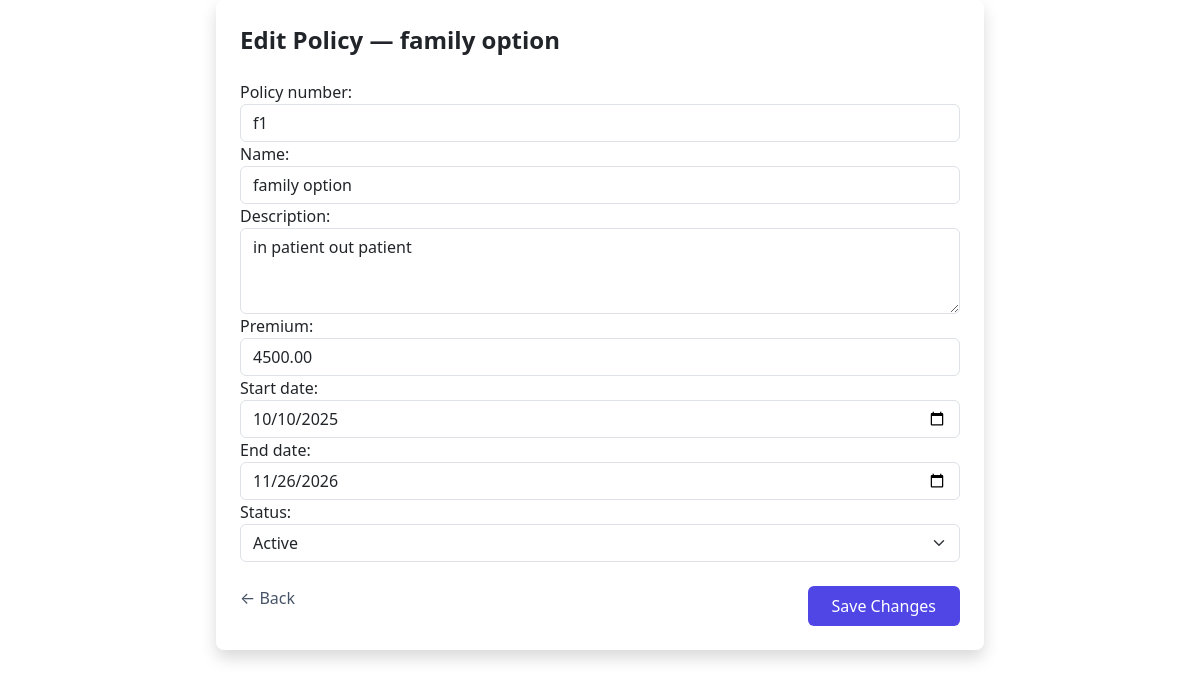
Screenshot of /policies/2/edit/ (signed in) with the database file from the repository.
### insurance/models.py (models this page shows, shortened)
class Policy(models.Model):
    policy_number = models.CharField(max_length=120, unique=True)
    name = models.CharField(max_length=200)
    description = models.TextField(blank=True)
    premium = models.DecimalField(max_digits=12, decimal_places=2)
    start_date = models.DateField(null=True, blank=True)
    end_date = models.DateField(null=True, blank=True)
    status = models.CharField(
        max_length=20,
        choices=[
            ('active', 'Active'),
            ('inactive', 'Inactive'),
            ('expired', 'Expired'),
        ],
        default='active'
    )
    created_at = models.DateTimeField(auto_now_add=True,null=True, blank=True)

### insurance/views.py (the view)
# urls.py: path('policies/<int:policy_id>/edit/', views.edit_policy, name='edit_policy'),
def edit_policy(request, policy_id):
    if request.user.profile.role != 'admin':
        messages.error(request, "Access denied.")
        return redirect('admin_dashboard')
    policy = get_object_or_404(Policy, id=policy_id)
    if request.method == 'POST':
        form = PolicyForm(request.POST, instance=policy)
        if form.is_valid():
            form.save()
            messages.success(request, "Policy updated successfully.")
            return redirect('admin_dashboard')
    else:
        form = PolicyForm(instance=policy)
    return render(request, 'policy/edit_policy.html', {'form': form, 'policy': policy})

### insurance/forms.py
class PolicyForm(forms.ModelForm):
    class Meta:
        model = Policy
        fields = ['policy_number', 'name', 'description', 'premium', 'start_date', 'end_date', 'status']
        widgets = {
            'description': forms.Textarea(attrs={'class': 'form-control', 'rows': 3}),
            'start_date': forms.DateInput(attrs={'class': 'form-control', 'type': 'date'}),
            'end_date': forms.DateInput(attrs={'class': 'form-control', 'type': 'date'}),
            'premium': forms.NumberInput(attrs={'class': 'form-control'}),
            'name': forms.TextInput(attrs={'class': 'form-control'}),
            'policy_number': forms.TextInput(attrs={'class': 'form-control'}),
            'status': forms.Select(attrs={'class': 'form-select'}),
        }

### insurance/templates/policy/edit_policy.html (shortened to what this page needs)
{% extends 'base.html' %}
{% block content %}
<div class="max-w-3xl mx-auto bg-white dark:bg-slate-800 p-6 rounded-lg shadow">
    <h2 class="text-2xl font-semibold mb-4">Edit Policy — {{ policy.name }}</h2>
    <form method="post">
        {{ form.as_p }}
        <div class="mt-4 flex justify-between">
            <a href="{% url 'admin_dashboard' %}" class="text-slate-600 hover:underline">← Back</a>
            <button type="submit" class="px-4 py-2 bg-indigo-600 text-white rounded hover:bg-indigo-700">
                Save Changes
            </button>
        </div>
    </form>
</div>
{% endblock %}

### rows the page displays
Policy: name "family option", policy_number "f1", description "in patient out patient", premium "4500.00", start_date "10/10/2025", end_date "11/26/2026", status "Active"
